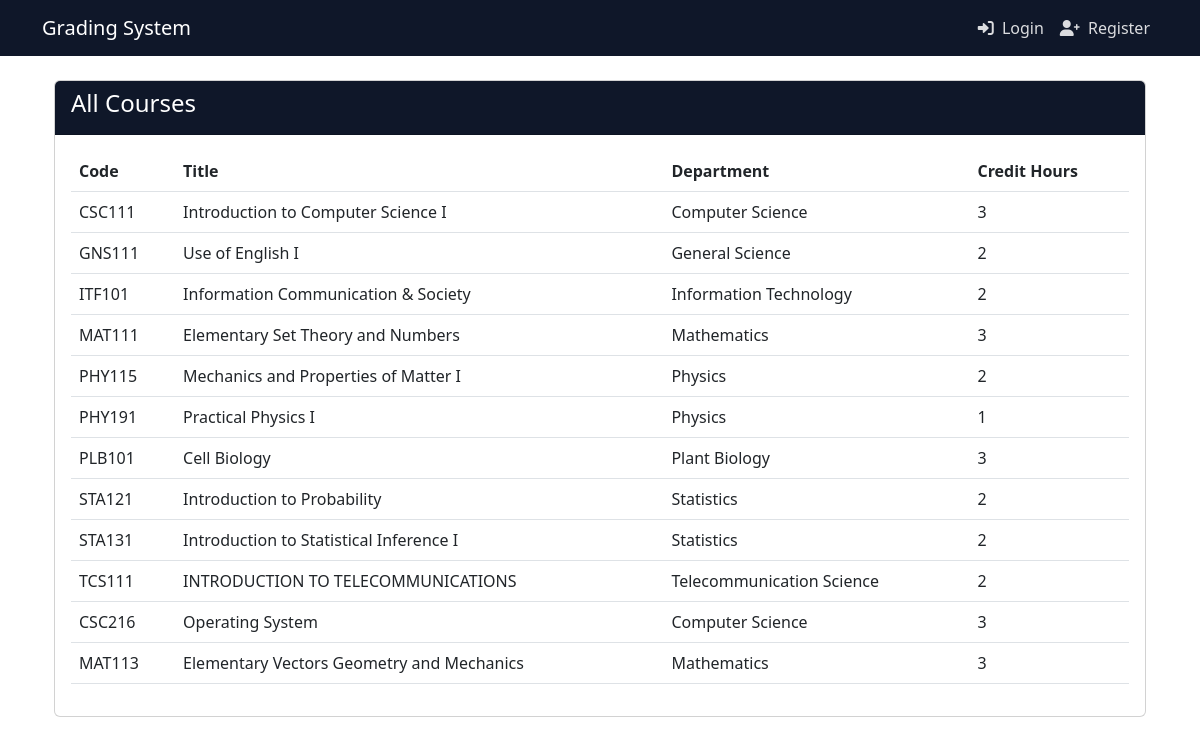
Page /courses/ on the committed database.
### courses/models.py (models this page shows, shortened)
class Course(models.Model):
    code = models.CharField(max_length=10, unique=True)
    title = models.CharField(max_length=200)
    department = models.ForeignKey('departments.Department', on_delete=models.CASCADE)
    credit_hours = models.PositiveIntegerField(default=3)
    created_by = models.ForeignKey(
        settings.AUTH_USER_MODEL,
        on_delete=models.SET_NULL,
        null=True,
        blank=True,
        related_name='courses_created'
    )
    teacher = models.ForeignKey(
        settings.AUTH_USER_MODEL,
        on_delete=models.SET_NULL,
        null=True,
        blank=True,
        related_name='courses_taught'
    )

### departments/models.py (models this page shows, shortened)
class Department(models.Model):
    name = models.CharField(max_length=100)
    code = models.CharField(max_length=10, unique=True)

### courses/views.py (the view)
# urls.py: path('', CourseListView.as_view(), name='course-list'),
class CourseListView(ListView):
    model = Course
    template_name = 'courses/course_list.html'
    context_object_name = 'courses'

### templates/courses/course_list.html (shortened to what this page needs)
{% extends 'base.html' %}
{% block content %}
<div class="container mt-4">
    <div class="card">
        <div class="card-header" style="background-color: #0f1729; color: white;">
            <h4>All Courses</h4>
        </div>
        <div class="card-body">
            <table class="table table-hover">
                <thead>
                    <tr>
                        <th>Code</th>
                        <th>Title</th>
                        <th>Department</th>
                        <th>Credit Hours</th>
                    </tr>
                </thead>
                <tbody>
                    {% for course in object_list %}
                    <tr>
                        <td>{{ course.code }}</td>
                        <td>{{ course.title }}</td>
                        <td>{{ course.department.name }}</td>
                        <td>{{ course.credit_hours }}</td>
                    </tr>
                    {% empty %}
                    <tr>
                        <td colspan="{% if user.is_teacher %}5{% else %}4{% endif %}" class="text-center">No courses available</td>
                    </tr>
                    {% endfor %}
                </tbody>
            </table>
        </div>
    </div>
</div>
{% endblock %}

### templates/base.html (shortened to what this page needs)
<!DOCTYPE html>
<html lang="en">
<head>
    <link href="https://cdn.jsdelivr.net/npm/bootstrap@5.3.0/dist/css/bootstrap.min.css" rel="stylesheet">
    <link href="https://cdnjs.cloudflare.com/ajax/libs/font-awesome/6.0.0/css/all.min.css" rel="stylesheet">
</head>
<body>
    {% include 'navbar.html' %}
    <div class="container mt-4">
        {% block content %}{% endblock %}
    </div>
</body>
</html>

### templates/navbar.html (shortened to what this page needs)
<nav class="navbar navbar-expand-lg navbar-dark bg-custom">
    <div class="container">
        <a class="navbar-brand" href="{% url 'dashboard' %}">Grading System</a>
        <div class="collapse navbar-collapse" id="navbarNav">
            <ul class="navbar-nav">
                {% if user.is_authenticated %}
                    <li class="nav-item">
                        <span class="navbar-text me-3">
                            <i class="fas fa-user-circle me-1"></i> {{ user.username }}
                        </span>
                    </li>
                    <li class="nav-item">
                        <a class="nav-link" href="{% url 'logout' %}">
                            <i class="fas fa-sign-out-alt me-1"></i> Logout
                        </a>
                    </li>
                {% else %}
                    <li class="nav-item">
                        <a class="nav-link" href="{% url 'login' %}">
                            <i class="fas fa-sign-in-alt me-1"></i> Login
                        </a>
                    </li>
                    <li class="nav-item">
                        <a class="nav-link" href="{% url 'register' %}">
                            <i class="fas fa-user-plus me-1"></i> Register
                        </a>
                    </li>
                {% endif %}
            </ul>
        </div>
    </div>
</nav>

### templates/navbar.html (style rules this page uses)
.bg-custom { background-color: #0f1729; }
.navbar-dark .navbar-nav .nav-link { color: rgba(255, 255, 255, 0.85); transition: all 0.2s ease; }

### rows in the picture
Course: code "CSC111", title "Introduction to Computer Science I", department.name "Computer Science", credit_hours "3"
Course: code "GNS111", title "Use of English I", department.name "General Science", credit_hours "2"
Course: code "ITF101", title "Information Communication & Society", department.name "Information Technology", credit_hours "2"
Course: code "MAT111", title "Elementary Set Theory and Numbers", department.name "Mathematics", credit_hours "3"
Course: code "PHY115", title "Mechanics and Properties of Matter I", department.name "Physics", credit_hours "2"
Course: code "PHY191", title "Practical Physics I", department.name "Physics", credit_hours "1"
Course: code "PLB101", title "Cell Biology", department.name "Plant Biology", credit_hours "3"
Course: code "STA121", title "Introduction to Probability", department.name "Statistics", credit_hours "2"
Course: code "STA131", title "Introduction to Statistical Inference I", department.name "Statistics", credit_hours "2"
Course: code "TCS111", title "INTRODUCTION TO TELECOMMUNICATIONS", department.name "Telecommunication Science", credit_hours "2"
Course: code "CSC216", title "Operating System", department.name "Computer Science", credit_hours "3"
Course: code "MAT113", title "Elementary Vectors Geometry and Mechanics", department.name "Mathematics", credit_hours "3"
